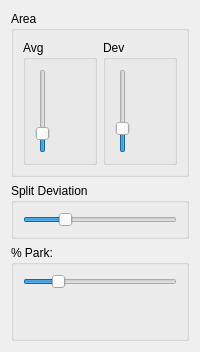
       <widget class="QWidget" name="parcels">
        <attribute name="title">
         <string>Blocks</string>
        </attribute>
        <layout class="QVBoxLayout" name="verticalLayout_15">
         <item>
          <widget class="QGroupBox" name="parcelAreaGroupBox">
           <property name="title">
            <string>Area</string>
           </property>
           <layout class="QHBoxLayout" name="horizontalLayout_16">
            <item>
             <widget class="QGroupBox" name="ParcelAreaMeanGroupBox">
              <property name="title">
               <string>Avg</string>
              </property>
              <layout class="QVBoxLayout" name="verticalLayout_17">
               <item>
                <widget class="QSlider" name="parcelAreaMeanSlider">
                 <property name="minimum">
                  <number>10</number>
                 </property>
                 <property name="value">
                  <number>25</number>
                 </property>
                 <property name="orientation">
                  <enum>Qt::Vertical</enum>
                 </property>
                 <property name="invertedAppearance">
                  <bool>false</bool>
                 </property>
                 <property name="invertedControls">
                  <bool>false</bool>
                 </property>
                </widget>
               </item>
              </layout>
             </widget>
            </item>
            <item>
             <widget class="QGroupBox" name="ParcelAreaDeviationGroupBox">
              <property name="title">
               <string>Dev</string>
              </property>
              <layout class="QVBoxLayout" name="verticalLayout_18">
               <item>
                <widget class="QSlider" name="parcelAreaDeviationSlider">
                 <property name="minimum">
                  <number>0</number>
                 </property>
                 <property name="value">
                  <number>25</number>
                 </property>
                 <property name="orientation">
                  <enum>Qt::Vertical</enum>
                 </property>
                </widget>
               </item>
              </layout>
             </widget>
            </item>
           </layout>
          </widget>
         </item>
         <item>
          <widget class="QGroupBox" name="ParcelSplitDeviationGroupBox">
           <property name="title">
            <string>Split Deviation</string>
           </property>
           <layout class="QVBoxLayout" name="verticalLayout_19">
            <item>
             <widget class="QSlider" name="parcelSplitDeviationSlider">
              <property name="value">
               <number>25</number>
              </property>
              <property name="orientation">
               <enum>Qt::Horizontal</enum>
              </property>
             </widget>
            </item>
           </layout>
          </widget>
         </item>
         <item>
          <widget class="QGroupBox" name="LandUseParkPercentGroupBox">
           <property name="title">
            <string>% Park:</string>
           </property>
           <layout class="QVBoxLayout" name="verticalLayout_12">
            <item>
             <widget class="QSlider" name="landUseParkPercentSlider">
              <property name="value">
               <number>20</number>
              </property>
              <property name="orientation">
               <enum>Qt::Horizontal</enum>
              </property>
             </widget>
            </item>
            <item>
             <spacer name="verticalSpacer_4">
              <property name="orientation">
               <enum>Qt::Vertical</enum>
              </property>
              <property name="sizeHint" stdset="0">
               <size>
                <width>20</width>
                <height>40</height>
               </size>
              </property>
             </spacer>
            </item>
           </layout>
          </widget>
         </item>
        </layout>
       </widget>
